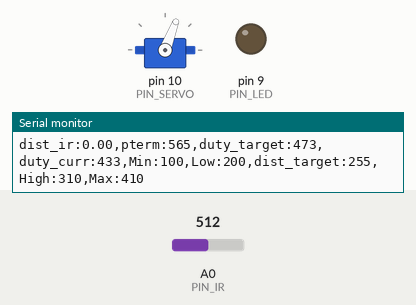
The sketch below on a simulated Arduino Uno, built with avr-gcc and run on an emulated ATmega328P. Shown: servo, output pins drawn as LEDs (lit = HIGH), the last lines printed to the serial monitor. The test bench sets the inputs (shaded band); at power-on: A0 (PIN_IR) = 512.

Above: at 4.2 s.
4.3 s: A0 (PIN_IR) set to 245
At 5.6 s:
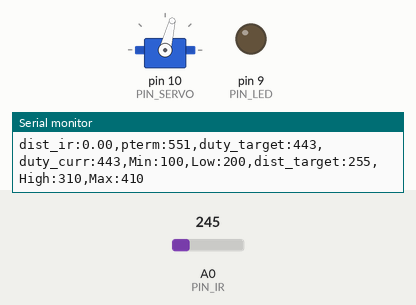
5.9 s: A0 (PIN_IR) set to 306
At 6.7 s:
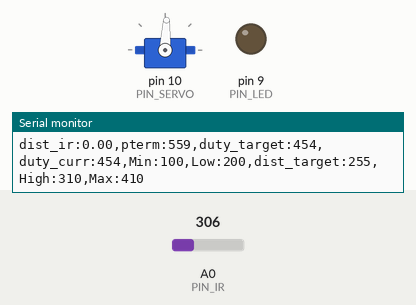
7.7 s: A0 (PIN_IR) set to 420
At 9.5 s:
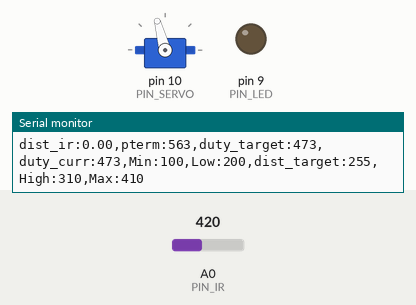
Timing chart, 0 to 11.0 s (numbered marks = the images above; inputs shaded):
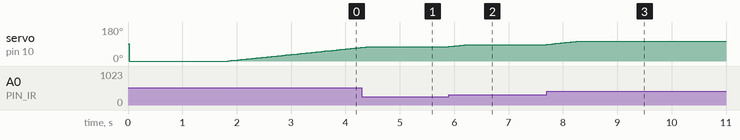

The sketch:

P_sensor.ino
```cpp
#include <Servo.h>

/////////////////////////////
// Configurable parameters //
/////////////////////////////

// Arduino pin assignment
#define PIN_LED 9      // [1234] LED를 GPIO 9번 핀에 연결
          // [5678] 그거 아닌거 같은데요?
          // [9012] 1234님 맞습니다.

#define PIN_SERVO 10                    //[3030]SERVO를 10번 핀에 연결
#define PIN_IR A0     //[3037]적외선 센서를 A0에 연결

// Framework setting
#define _DIST_TARGET 255            // [3040] 레일플레이트의 중간지점(목표지점=25.5cm)
#define _DIST_MIN 100                    //[3035] 측정 최소 거리
#define _DIST_MAX 410   //[3036] 측정 가능한 최대 거리

// Distance sensor
#define _DIST_ALPHA 0.0   //[3023] EMA 가중치

// Servo range
#define _DUTY_MIN 1330                 //[3028] 서보 각도 최소값
#define _DUTY_NEU 1480   //[3038] 레일 수평 서보 펄스폭
#define _DUTY_MAX 1630    //[3031] 서보 최대값

// Servo speed control
#define _SERVO_ANGLE 30   //[3030] servo angle limit 실제 서보의 동작크기
          //[3023] 서보모터의 작동 범위(단위 : degree)
#define _SERVO_SPEED 30            // [3040] 서보의 각속도(초당 각도 변화량)

// Event periods
#define _INTERVAL_DIST 20   //[3039]적외선 센서 측정 간격
#define _INTERVAL_SERVO 20         //[3046]서보갱신간격
#define _INTERVAL_SERIAL 100       //[3030]시리얼 플로터 갱신간격

// PID parameters
#define _KP 2.0     //[3039] 비례 제어의 상수 값

//////////////////////
// global variables //
//////////////////////

// Servo instance     //[3046]서보간격
Servo myservo;                      //[3030]servo

// Distance sensor
float dist_target; // location to send the ball
float dist_raw, dist_ema;     //[3034]적외선센서로 측정한 거리값과 ema필터를 적용한 거리값
int dist_min, dist_max;


// Event periods
unsigned long last_sampling_time_dist, last_sampling_time_servo, last_sampling_time_serial;   //[3039] interval간격으로 동작 시행을 위한 정수 값
bool event_dist, event_servo, event_serial; //[3023] 적외선센서의 거리측정, 서보모터, 시리얼의 이벤트 발생 여부


// Servo speed control
int duty_chg_per_interval;  //[3039] interval 당 servo의 돌아가는 최대 정도
int duty_target, duty_curr, duty_neutral;      //[3030]servo 목표 위치, servo 현재 위치

// PID variables
float error_curr, error_prev, control, pterm, dterm, iterm;
// [3042] 현재 오차값, 이전 오차값, ? , p,i,d 값


void setup() {
// initialize GPIO pins for LED and attach servo
  pinMode(PIN_LED,OUTPUT);           //[3030]LED를 연결[3027]
  myservo.attach(PIN_SERVO);  //[3039]servo를 연결

// initialize global variables
  dist_min = _DIST_MIN;                      //[3030] 측정값의 최소값
          //[3023] 측정가능 거리의 최소값
  dist_max= _DIST_MAX;    //[3032] 측정값의 최대값
          //[3023] 측정가능 거리의 최대값
  dist_target = _DIST_TARGET;       //[3023] 목표 거리 위치

  duty_neutral = _DUTY_NEU;

// move servo to neutral position
  myservo.writeMicroseconds(_DUTY_NEU);//[3030]서보를 레일이 수평이 되는 값으로 초기화

// initialize serial port
  Serial.begin(57600);  //[3039] 시리얼 모니터 속도 지정

// convert angle speed into duty change per interval.
  duty_chg_per_interval =(float)(_DUTY_MAX - _DUTY_MIN) * (_SERVO_SPEED / _SERVO_ANGLE) * (_INTERVAL_SERVO / 1000.0); //[3039]
/*
_SERVO_ANGLE/_SERVO_SPEED=
(_DUTY_MAX - _DUTY_MIN_)* INTERVAL_SERVO/duty_chg_per_interval =
interval 반복횟수*INTERVAL_SERVO=
_SERVO_ANGLE만큼 돌아가는데 걸리는 시간
*/

  event_dist = false;
  event_servo = false;
  event_serial = false;


}


void loop() {
/////////////////////
// Event generator //
/////////////////////
  unsigned long time_curr = millis();

  if(time_curr >= last_sampling_time_dist + _INTERVAL_DIST) {
        last_sampling_time_dist += _INTERVAL_DIST;
        event_dist = true;
  }
  if(time_curr >= last_sampling_time_servo + _INTERVAL_SERVO) {
        last_sampling_time_servo += _INTERVAL_SERVO;
        event_servo = true;
  }
  if(time_curr >= last_sampling_time_serial + _INTERVAL_SERIAL) {
        last_sampling_time_serial += _INTERVAL_SERIAL;
        event_serial = true;
  }


////////////////////
// Event handlers //
////////////////////

  if(event_dist) {
     event_dist = false;    // [3037]
  // get a distance reading from the distance sensor
     dist_ema = ir_distance_filtered();   // [3037]

  // PID control logic
    error_curr = dist_target - dist_ema; //[3034] 목표위치와 실제위치의 오차값
    pterm =  error_curr; //[3034]
    control = _KP * pterm; //[3034]

  // duty_target = f(duty_neutral, control)
    duty_target = duty_neutral + control; //[3034]

  // keep duty_target value within the range of [_DUTY_MIN, _DUTY_MAX]
    if (duty_target > _DUTY_MAX) {
      duty_target = _DUTY_MAX;
    } else if (duty_target < _DUTY_MIN) {
      duty_target = _DUTY_MIN                                               ;
    }


    myservo.writeMicroseconds(duty_curr);

 }

  if(event_servo) {

    event_servo = false;

    // adjust duty_curr toward duty_target by duty_chg_per_interval
     if(duty_target > duty_curr) {
        duty_curr += duty_chg_per_interval;
        if(duty_curr > duty_target) duty_curr = duty_target;
      }
      else {
        duty_curr -= duty_chg_per_interval;
        if(duty_curr < duty_target) duty_curr = duty_target;
  }//[3034] 서보의 현재 위치가 서보 목표 위치에 도달하기전이면 도달하기전까지 duty_chg_per_interval를 증감시킴. 만약 서보 현재 위치가 서보 목표 위치를 벗어난다면 서보 현재 위치를 서보 목표 위치로 고정

    // update servo position
myservo.writeMicroseconds(duty_curr);//[3034]

  }

  if(event_serial) {
    event_serial = false;               // [3030]
    Serial.print("dist_ir:");
    Serial.print(dist_raw);
    Serial.print(",pterm:");
    Serial.print(map(pterm,-1000,1000,510,610));
    Serial.print(",duty_target:");
    Serial.print(map(duty_target,1000,2000,410,510));
    Serial.print(",duty_curr:");
    Serial.print(map(duty_curr,1000,2000,410,510));
    Serial.println(",Min:100,Low:200,dist_target:255,High:310,Max:410");
  }
}

float ir_distance(void){ // return value unit: mm
  float val; //[3031]
  const float coE[] = {0.0000288, -0.0080068, 1.9044076, 6.4369193};
  float volt = float(analogRead(PIN_IR)); //[3031]
  val = ((6762.0/(volt-9.0))-4.0) * 10.0; //[3031]

  float x = val;
  float dist_cali = coE[0] * pow(x, 3) + coE[1] * pow(x, 2) + coE[2] * x + coE[3];
  return dist_cali; //[3031]
}

float ir_distance_filtered(void){ // return value unit: mm
  return ir_distance(); // for now, just use ir_distance() without noise filter.
}
```

Measured:
- after the input at 4.3 s, servo on pin 10 (PIN_SERVO): goes on until 4.4 s, then stays 76°
- after the input at 5.9 s, servo on pin 10 (PIN_SERVO): moves from 76° to 87° over 0.34 s, starting at once
- after the input at 7.7 s, servo on pin 10 (PIN_SERVO): moves from 87° to 105° over 0.58 s, starting at once
